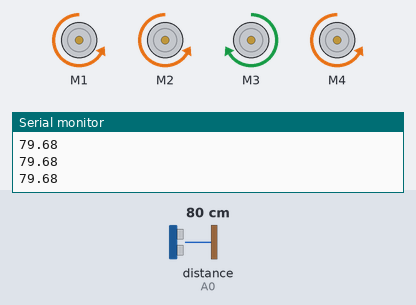
The sketch below on a simulated Arduino Uno, built with avr-gcc and run on an emulated ATmega328P. Shown: 4 × DC motor (green arrow = forward, orange = backward, longer = faster), the last lines printed to the serial monitor. Wiring (inferred from the names in the program): ultrasonic range finder: trigger A1; echo A0. Inputs (shaded band) come from the test bench; at power-on: distance to the obstacle (sensor on A0) 80 cm. The echo pulse lasts 58.3 µs per cm.

Above: at 1.2 s.
1.3 s: distance to the obstacle (sensor on A0) set to 108 cm
2.8 s: distance to the obstacle (sensor on A0) set to 119 cm
At 3.5 s:
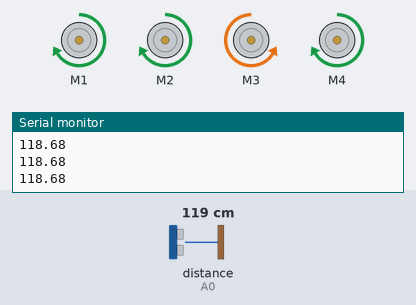
4.3 s: distance to the obstacle (sensor on A0) set to 2 cm
At 5.6 s:
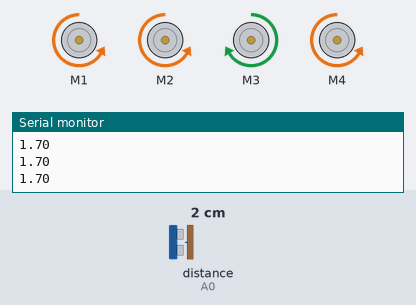
5.9 s: distance to the obstacle (sensor on A0) set to 120 cm
At 6.7 s:
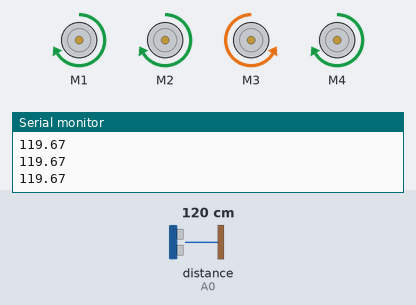
7.5 s: distance to the obstacle (sensor on A0) set to 4 cm
At 9.0 s:
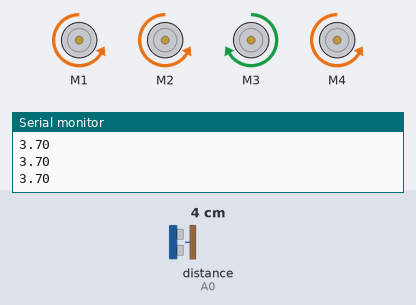
Timing chart, 0 to 10.0 s (numbered marks = the images above; inputs shaded):
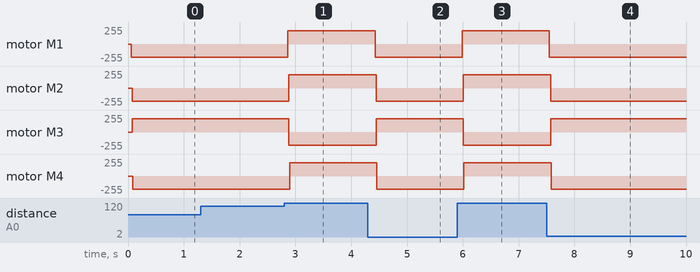

The sketch:

ultrasound_final.ino
```cpp
#include <AFMotor.h>
#define TRIG_PIN A1
#define ECHO_PIN A0

AF_DCMotor motor1(1);
AF_DCMotor motor2(2);
AF_DCMotor motor3(3);
AF_DCMotor motor4(4);
void setup() {
  // put your setup code here, to run once:

pinMode(TRIG_PIN, OUTPUT);
pinMode(ECHO_PIN, INPUT);
Serial.begin(9600);

motor1.setSpeed(200);
motor2.setSpeed(200);
motor3.setSpeed(200);
motor4.setSpeed(200);

motor1.run(RELEASE);
motor2.run(RELEASE);
motor3.run(RELEASE);
motor4.run(RELEASE);
}

void loop() {
digitalWrite(TRIG_PIN, HIGH);
delayMicroseconds(10);
digitalWrite(TRIG_PIN, LOW);

float microseconds = pulseIn(ECHO_PIN, HIGH, 100000);
float seconds = microseconds / 1000000;
float meters = seconds * 343;
float cm = meters * 100;
cm = cm/2;
Serial.println(cm);
delay(50);

if(cm>=113 && cm<=132){
  motor1.run(FORWARD);
  motor1.setSpeed(200);
  delay(10);

  motor2.run(FORWARD);
  motor2.setSpeed(200);
  delay(10);

  motor3.run(BACKWARD);
  motor3.setSpeed(200);
  delay(10);

  motor4.run(FORWARD);
  motor4.setSpeed(200);
  delay(10);
}
else if(cm<113){
  motor1.run(BACKWARD);
  motor1.setSpeed(200);
  delay(10);

  motor2.run(BACKWARD);
  motor2.setSpeed(200);
  delay(10);

  motor3.run(FORWARD);
  motor3.setSpeed(200);
  delay(10);

  motor4.run(BACKWARD);
  motor4.setSpeed(200);
  delay(10);
}
else{
  motor1.run(FORWARD);
  delay(10);

  motor2.run(FORWARD);
  delay(10);

  motor3.run(BACKWARD);
  delay(10);

  motor4.run(FORWARD);
  delay(10);
}
}
```

Measured:
- the behaviour switches between 113 and 114 cm on distance to the obstacle (sensor on A0) (found by bisection; images 0 and 1)
- after the input at 2.8 s, motor M1: backward 200/255 → forward 200/255 after 0.06 s; motor M2: backward 200/255 → forward 200/255 after 0.08 s; motor M3: forward 200/255 → backward 200/255 after 0.08 s; motor M4: backward 200/255 → forward 200/255 after 0.09 s
- after the input at 4.3 s, motor M1: forward 200/255 → backward 200/255 after 0.13 s; motor M2: forward 200/255 → backward 200/255 after 0.15 s; motor M3: backward 200/255 → forward 200/255 after 0.15 s; motor M4: forward 200/255 → backward 200/255 after 0.16 s
- after the input at 5.9 s, motor M1: backward 200/255 → forward 200/255 after 0.09 s; motor M2: backward 200/255 → forward 200/255 after 0.11 s; motor M3: forward 200/255 → backward 200/255 after 0.11 s; motor M4: backward 200/255 → forward 200/255 after 0.12 s
- after the input at 7.5 s, motor M1: forward 200/255 → backward 200/255 after 0.05 s; motor M2: forward 200/255 → backward 200/255 after 0.07 s; motor M3: backward 200/255 → forward 200/255 after 0.07 s; motor M4: forward 200/255 → backward 200/255 after 0.08 s
